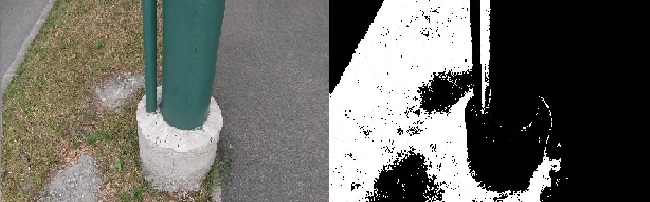
#> input picture site/images/11.jpg, 650 x 202 px
$ python -i image_utils.py   (imports and definitions only)
#> lines starting #> are read from the running program, lines starting #| are printed output that depends on the picture
__author__ = 'marko'

import cv2
import matplotlib.pyplot as plt
import numpy as np

# [38 lines left out: functions plt_imshow, cv2_imshow, cv2_resize, not called in this run]

def apply_clahe_rgb(img):
    """
    Apply CLAHE on RGB images by normalazing light in LAB image representation
    :param img:
    :return:
    """
    img_lab = cv2.cvtColor(img, cv2.COLOR_RGB2LAB)
#> img_lab: shape (202, 650, 3); mean of channels 0, 1, 2 111.4, 127.3, 131.2

    clahe = cv2.createCLAHE(clipLimit=2.0, tileGridSize=(8,8))
    img_lab[:,:,0] = clahe.apply(img_lab[:,:,0])
#> img_lab: shape (202, 650, 3); mean of channels 0, 1, 2 111.4, 127.3, 131.2
    normalized = cv2.cvtColor(img_lab, cv2.COLOR_LAB2RGB)
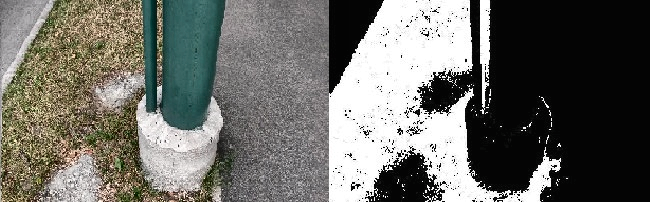
#> normalized: shape (202, 650, 3); mean R, G, B 108.6, 108.5, 103
    return normalized

# [7 lines left out: function binarized_to_rgb, not called in this run]

>>> import cv2
>>> picture = cv2.cvtColor(cv2.imread('../../../site/images/11.jpg'), cv2.COLOR_BGR2RGB)
>>> result = apply_clahe_rgb(picture)

$ run again, on site/images/12.jpg
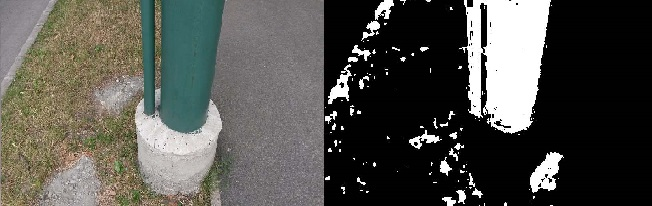
#> input picture site/images/12.jpg, 652 x 206 px
#> in apply_clahe_rgb, `normalized = cv2.cvtColor(img_lab, cv2.COLOR_LAB2RGB)`:
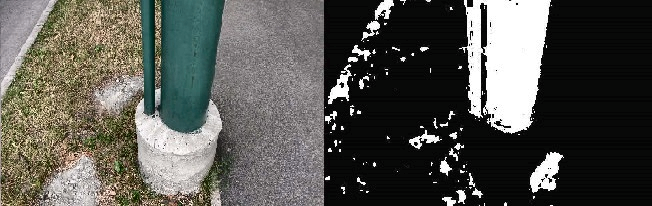
#> normalized: shape (206, 652, 3); mean R, G, B 86.4, 86.1, 80.6

$ run again, on site/images/21.jpg
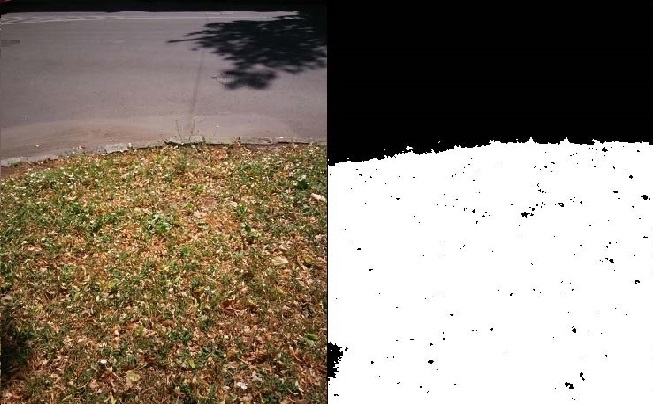
#> input picture site/images/21.jpg, 653 x 405 px
#> in apply_clahe_rgb, `normalized = cv2.cvtColor(img_lab, cv2.COLOR_LAB2RGB)`:
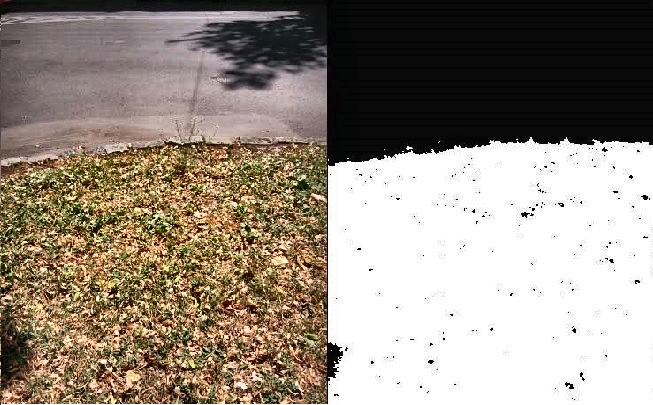
#> normalized: shape (405, 653, 3); mean R, G, B 148.7, 138.1, 126.2

$ run again, on site/images/22.jpg
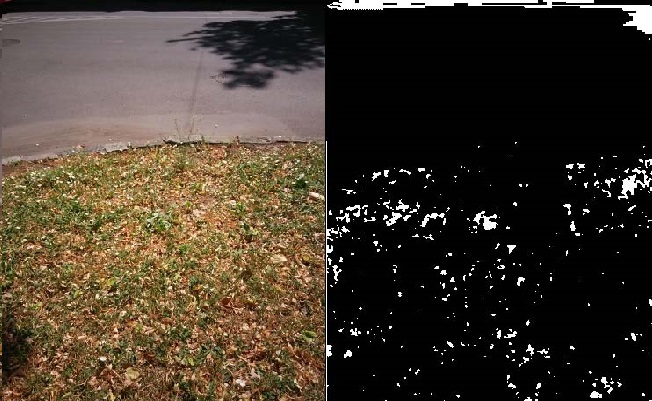
#> input picture site/images/22.jpg, 652 x 401 px
#> in apply_clahe_rgb, `normalized = cv2.cvtColor(img_lab, cv2.COLOR_LAB2RGB)`:
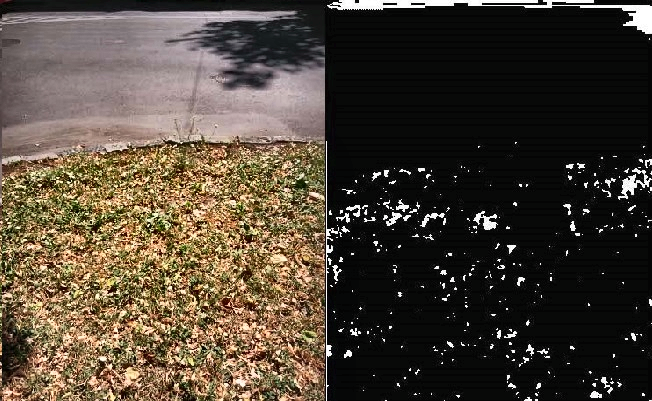
#> normalized: shape (401, 652, 3); mean R, G, B 77.6, 67.2, 55.1
